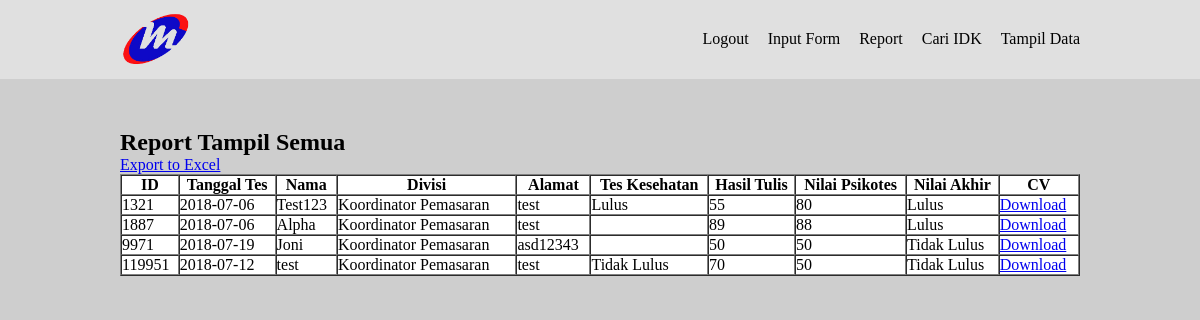
The app's page /index.php?page=report (signed in) with its own data.
### tables this page shows
CREATE TABLE `calonkaryawan` (
  `id` int(11) NOT NULL,
  `tgl_tes` varchar(32) NOT NULL,
  `nama` varchar(64) NOT NULL,
  `divisi` enum('Koordinator Pemasaran','Koordinator Operasional','Koordinator Keuangan') NOT NULL,
  `alamat` varchar(128) NOT NULL,
  `tes_kesehatan` enum('Lulus','Tidak Lulus') NOT NULL,
  `psikotes` int(2) NOT NULL,
  `tes_tertulis` int(2) NOT NULL,
  `hasil_akhir` enum('Lulus','Tidak Lulus') NOT NULL,
  `cv` varchar(64) NOT NULL,
  `created_by` varchar(64) NOT NULL,
  `edited_by` varchar(64) NOT NULL
);

### module/report.php (the view, shortened to what this page needs)
<?php
	if(!isset($_GET['tanggal']) && !isset($_GET['status'])){
		$dataquery=mysql_query("SELECT * FROM calonkaryawan");
		$report="Report Tampil Semua";
	}elseif(isset($_GET['tanggal'])){
		$tanggal=$_GET['tanggal'];
		$report="Report by Date";
		$dataquery=mysql_query("SELECT * FROM calonkaryawan WHERE tgl_tes='$tanggal'");
	}elseif(isset($_GET['status']) && $_GET['status']=='lulus'){
		$report="Report by Lulus";
		$dataquery=mysql_query("SELECT * FROM calonkaryawan WHERE hasil_akhir='Lulus'");
	}elseif(isset($_GET['status']) && $_GET['status']=='tdk_lulus'){
		$report="Report by Tidak Lulus";
		$dataquery=mysql_query("SELECT * FROM calonkaryawan WHERE hasil_akhir='Tidak Lulus'");
	}
?>
	<div class="container" style="margin-top: 50px;">
	<h2><?php echo($report)?></h2>
	<?php
	if(!isset($_GET['tanggal']) && !isset($_GET['status'])){
		echo('<a href="module/report-excel.php">Export to Excel</a>');
	}elseif(isset($_GET['status'])){
		echo('<a href="module/report-excel.php?status='.$_GET['status'].'">Export to Excel</a>');
	}if(isset($_GET['tanggal'])){
		echo('<a href="module/report-excel.php?tanggal='.$_GET['tanggal'].'">Export to Excel</a>');
	}
	?>
    <table border="1" cellspacing="0" cellpadding="0" width="100%" style="background: #FFF">
      <tr>
        <th>ID</th>
        <th>Tanggal Tes</th>
        <th>Nama</th>
        <th>Divisi</th>
        <th>Alamat</th>
        <th>Tes Kesehatan</th>
		<th>Hasil Tulis</th>
        <th>Nilai Psikotes</th>
        <th>Nilai Akhir</th>
        <th>CV</th>
      </tr>
<?php
	if($dataquery){
		while($datarow=mysql_fetch_array($dataquery)){
			echo('
		  <tr>
			<td>'.$datarow['id'].'</td>
			<td>'.$datarow['tgl_tes'].'</td>
			<td>'.$datarow['nama'].'</td>
			<td>'.$datarow['divisi'].'</td>
			<td>'.$datarow['alamat'].'</td>
			<td>'.$datarow['tes_kesehatan'].'</td>
			<td>'.$datarow['tes_tertulis'].'</td>
			<td>'.$datarow['psikotes'].'</td>
			<td>'.$datarow['hasil_akhir'].'</td>
			<td><a href="uploads/cv/'.$datarow['cv'].'">Download</a></td>
		  </tr>
			');
		}
	}
?>
		</table>
  </div>

### index.php (shortened to what this page needs)
<html>
<head>
  <link rel="stylesheet" href="assets/css/style.css">
  <link rel="stylesheet" href="assets/css/base.css">
</head>
<body>
<?php
	include('module/navbar.php');
	$page='';
	if(isset($_GET['page'])){
		$page=$_GET['page'];
	}
	$file = "module/$page.php";
	if(empty($page)){
		include 'module/home.php';
	}elseif(!file_exists($file)){
		echo("Page not found");
	}elseif(file_exists($file)){
		include $file;
	}
?>
</body>
</html>

### module/navbar.php (shortened to what this page needs)
<div style="background-color: #e0e0e0; padding: 10px 0;">
  <div class="container">
<a href="index.php"><img src="assets/img/logo.png" style="width: 70px;" class="f-left"></a>
    <ul class="navbar">
      <?php if(!isset($_SESSION['id'])){
		echo('<li><a href="index.php?page=login">Login</a></li>');
	}else{
		echo('
			<li><a href="function/user_action.php?act=Logout">Logout</a></li>
			<li><a href="index.php?page=form">Input Form</a></li>
			<li>
			  <div class="dropdown">
				<p class="dropbtn">Report</button>
				<div class="dropdown-content">
				  <a href="index.php?page=cari-report-tanggal">By Date</a>
				  <a href="index.php?page=report&status=lulus">By Lulus</a>
				  <a href="index.php?page=report&status=tdk_lulus">By Tdk Lulus</a>
				  <a href="index.php?page=report">Tampil Semua</a>
				</div>
			  </div>
			</li>
			<li><a href="index.php?page=cari-idk">Cari IDK</a></li>
			<li><a href="index.php?page=data">Tampil Data</a></li>
		');
	}
  ?>
    </ul>
  </div>
</div>

### assets/css/style.css (style rules this page uses)
.f-left { float: left; }
.navbar { float: right; }
.navbar li { list-style-type: none; display: inline-block; margin: 20px 0 0 15px; }
.navbar li a { text-decoration: none; color: black; }
.dropbtn { font-size: 16px; border: none; }
.dropdown { position: relative; display: inline-block; }

### assets/css/base.css (style rules this page uses)
* { margin: 0; padding: 0; }
body { background-image: url('../img/banner.jpg'); background-repeat: no-repeat; object-fit: cover; background-size: cover; position: relative; }
.container { width: 960px; margin-left: auto; margin-right: auto; }

### module/report.php (style rules this page uses)
body { background:#cecece !important }

### records on screen
calonkaryawan: id "1321", tgl_tes "2018-07-06", nama "Test123", divisi "Koordinator Pemasaran", alamat "test", tes_kesehatan "Lulus", tes_tertulis "55", psikotes "80", hasil_akhir "Lulus"
calonkaryawan: id "1887", tgl_tes "2018-07-06", nama "Alpha", divisi "Koordinator Pemasaran", alamat "test", tes_tertulis "89", psikotes "88", hasil_akhir "Lulus"
calonkaryawan: id "9971", tgl_tes "2018-07-19", nama "Joni", divisi "Koordinator Pemasaran", alamat "asd12343", tes_tertulis "50", psikotes "50", hasil_akhir "Tidak Lulus"
calonkaryawan: id "119951", tgl_tes "2018-07-12", nama "test", divisi "Koordinator Pemasaran", alamat "test", tes_kesehatan "Tidak Lulus", tes_tertulis "70", psikotes "50", hasil_akhir "Tidak Lulus"

### other values on screen
$report "Report Tampil Semua"
